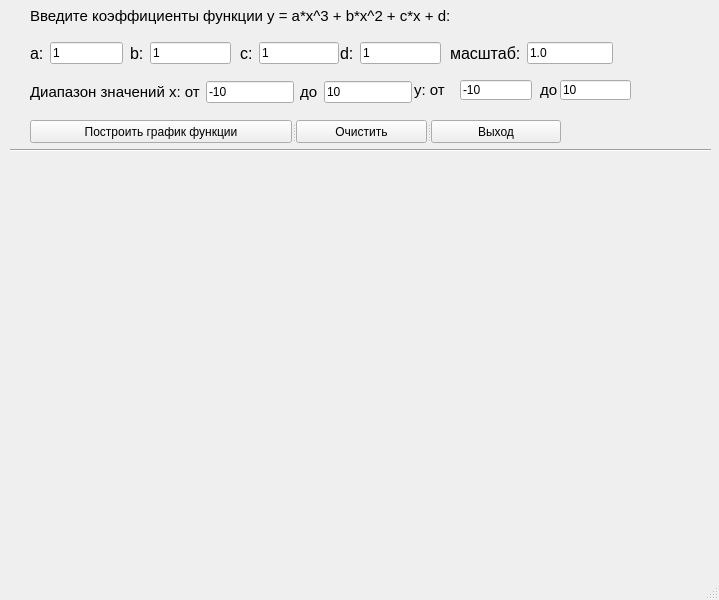
<?xml version="1.0" encoding="UTF-8"?>
<ui version="4.0">
 <class>MainWindow</class>
 <widget class="QMainWindow" name="MainWindow">
  <property name="geometry">
   <rect>
    <x>0</x>
    <y>0</y>
    <width>719</width>
    <height>600</height>
   </rect>
  </property>
  <property name="windowTitle">
   <string>График функции</string>
  </property>
  <widget class="QWidget" name="centralwidget">
   <widget class="QLabel" name="label">
    <property name="geometry">
     <rect>
      <x>30</x>
      <y>0</y>
      <width>581</width>
      <height>31</height>
     </rect>
    </property>
    <property name="font">
     <font>
      <pointsize>11</pointsize>
     </font>
    </property>
    <property name="text">
     <string>Введите коэффициенты функции y = a*x^3 + b*x^2 + c*x + d:</string>
    </property>
   </widget>
   <widget class="QLabel" name="outputGraph">
    <property name="geometry">
     <rect>
      <x>20</x>
      <y>160</y>
      <width>691</width>
      <height>391</height>
     </rect>
    </property>
    <property name="sizePolicy">
     <sizepolicy hsizetype="Maximum" vsizetype="Preferred">
      <horstretch>0</horstretch>
      <verstretch>0</verstretch>
     </sizepolicy>
    </property>
    <property name="autoFillBackground">
     <bool>false</bool>
    </property>
    <property name="alignment">
     <set>Qt::AlignCenter</set>
    </property>
   </widget>
   <widget class="Line" name="line">
    <property name="geometry">
     <rect>
      <x>10</x>
      <y>140</y>
      <width>701</width>
      <height>20</height>
     </rect>
    </property>
    <property name="orientation">
     <enum>Qt::Horizontal</enum>
    </property>
   </widget>
   <widget class="QWidget" name="horizontalLayoutWidget">
    <property name="geometry">
     <rect>
      <x>30</x>
      <y>40</y>
      <width>93</width>
      <height>26</height>
     </rect>
    </property>
    <layout class="QHBoxLayout" name="horizontalLayout">
     <property name="spacing">
      <number>6</number>
     </property>
     <item>
      <widget class="QLabel" name="label_2">
       <property name="font">
        <font>
         <pointsize>12</pointsize>
         <weight>50</weight>
         <bold>false</bold>
        </font>
       </property>
       <property name="text">
        <string>a:</string>
       </property>
      </widget>
     </item>
     <item>
      <widget class="QLineEdit" name="lineEdit">
       <property name="inputMethodHints">
        <set>Qt::ImhNone</set>
       </property>
       <property name="inputMask">
        <string/>
       </property>
       <property name="text">
        <string>1</string>
       </property>
      </widget>
     </item>
    </layout>
   </widget>
   <widget class="QWidget" name="horizontalLayoutWidget_2">
    <property name="geometry">
     <rect>
      <x>130</x>
      <y>40</y>
      <width>101</width>
      <height>26</height>
     </rect>
    </property>
    <layout class="QHBoxLayout" name="horizontalLayout_2">
     <item>
      <widget class="QLabel" name="label_3">
       <property name="font">
        <font>
         <pointsize>12</pointsize>
         <weight>50</weight>
         <bold>false</bold>
        </font>
       </property>
       <property name="text">
        <string>b:</string>
       </property>
      </widget>
     </item>
     <item>
      <spacer name="horizontalSpacer_2">
       <property name="orientation">
        <enum>Qt::Horizontal</enum>
       </property>
       <property name="sizeHint" stdset="0">
        <size>
         <width>28</width>
         <height>20</height>
        </size>
       </property>
      </spacer>
     </item>
     <item>
      <widget class="QLineEdit" name="lineEdit_2">
       <property name="inputMask">
        <string/>
       </property>
       <property name="text">
        <string>1</string>
       </property>
      </widget>
     </item>
    </layout>
   </widget>
   <widget class="QWidget" name="horizontalLayoutWidget_3">
    <property name="geometry">
     <rect>
      <x>240</x>
      <y>40</y>
      <width>99</width>
      <height>26</height>
     </rect>
    </property>
    <layout class="QHBoxLayout" name="horizontalLayout_3">
     <item>
      <widget class="QLabel" name="label_4">
       <property name="font">
        <font>
         <pointsize>12</pointsize>
         <weight>50</weight>
         <bold>false</bold>
        </font>
       </property>
       <property name="text">
        <string>c:</string>
       </property>
      </widget>
     </item>
     <item>
      <spacer name="horizontalSpacer_3">
       <property name="orientation">
        <enum>Qt::Horizontal</enum>
       </property>
       <property name="sizeHint" stdset="0">
        <size>
         <width>28</width>
         <height>20</height>
        </size>
       </property>
      </spacer>
     </item>
     <item>
      <widget class="QLineEdit" name="lineEdit_3">
       <property name="inputMask">
        <string/>
       </property>
       <property name="text">
        <string>1</string>
       </property>
      </widget>
     </item>
    </layout>
   </widget>
   <widget class="QWidget" name="horizontalLayoutWidget_4">
    <property name="geometry">
     <rect>
      <x>340</x>
      <y>40</y>
      <width>101</width>
      <height>26</height>
     </rect>
    </property>
    <layout class="QHBoxLayout" name="horizontalLayout_4">
     <item>
      <widget class="QLabel" name="label_5">
       <property name="font">
        <font>
         <pointsize>12</pointsize>
         <weight>50</weight>
         <bold>false</bold>
        </font>
       </property>
       <property name="text">
        <string>d:</string>
       </property>
      </widget>
     </item>
     <item>
      <spacer name="horizontalSpacer_4">
       <property name="orientation">
        <enum>Qt::Horizontal</enum>
       </property>
       <property name="sizeHint" stdset="0">
        <size>
         <width>28</width>
         <height>20</height>
        </size>
       </property>
      </spacer>
     </item>
     <item>
      <widget class="QLineEdit" name="lineEdit_4">
       <property name="inputMask">
        <string/>
       </property>
       <property name="text">
        <string>1</string>
       </property>
      </widget>
     </item>
    </layout>
   </widget>
   <widget class="QWidget" name="horizontalLayoutWidget_5">
    <property name="geometry">
     <rect>
      <x>450</x>
      <y>40</y>
      <width>163</width>
      <height>26</height>
     </rect>
    </property>
    <layout class="QHBoxLayout" name="horizontalLayout_5">
     <item>
      <widget class="QLabel" name="label_6">
       <property name="font">
        <font>
         <pointsize>12</pointsize>
         <weight>50</weight>
         <bold>false</bold>
        </font>
       </property>
       <property name="text">
        <string>масштаб:</string>
       </property>
      </widget>
     </item>
     <item>
      <widget class="QLineEdit" name="lineEdit_5">
       <property name="inputMask">
        <string>0.0</string>
       </property>
       <property name="text">
        <string>1.0</string>
       </property>
       <property name="cursorPosition">
        <number>3</number>
       </property>
      </widget>
     </item>
    </layout>
   </widget>
   <widget class="QSplitter" name="splitter">
    <property name="geometry">
     <rect>
      <x>30</x>
      <y>120</y>
      <width>531</width>
      <height>23</height>
     </rect>
    </property>
    <property name="orientation">
     <enum>Qt::Horizontal</enum>
    </property>
    <widget class="QPushButton" name="pushButton">
     <property name="text">
      <string>Построить график функции</string>
     </property>
    </widget>
    <widget class="QPushButton" name="pushButton_2">
     <property name="text">
      <string>Очистить</string>
     </property>
    </widget>
    <widget class="QPushButton" name="pushButton_3">
     <property name="text">
      <string>Выход</string>
     </property>
    </widget>
   </widget>
   <widget class="QWidget" name="layoutWidget">
    <property name="geometry">
     <rect>
      <x>30</x>
      <y>80</y>
      <width>382</width>
      <height>24</height>
     </rect>
    </property>
    <layout class="QHBoxLayout" name="horizontalLayout_6">
     <item>
      <widget class="QLabel" name="label_7">
       <property name="font">
        <font>
         <pointsize>11</pointsize>
        </font>
       </property>
       <property name="text">
        <string>Диапазон значений x: от</string>
       </property>
      </widget>
     </item>
     <item>
      <widget class="QLineEdit" name="lineEdit_6">
       <property name="text">
        <string>-10</string>
       </property>
      </widget>
     </item>
     <item>
      <widget class="QLabel" name="label_8">
       <property name="font">
        <font>
         <pointsize>11</pointsize>
        </font>
       </property>
       <property name="text">
        <string>до</string>
       </property>
      </widget>
     </item>
     <item>
      <widget class="QLineEdit" name="lineEdit_7">
       <property name="text">
        <string>10</string>
       </property>
      </widget>
     </item>
    </layout>
   </widget>
   <widget class="QLineEdit" name="lineEdit_8">
    <property name="geometry">
     <rect>
      <x>460</x>
      <y>80</y>
      <width>72</width>
      <height>20</height>
     </rect>
    </property>
    <property name="text">
     <string>-10</string>
    </property>
   </widget>
   <widget class="QLineEdit" name="lineEdit_9">
    <property name="geometry">
     <rect>
      <x>560</x>
      <y>80</y>
      <width>71</width>
      <height>20</height>
     </rect>
    </property>
    <property name="text">
     <string>10</string>
    </property>
   </widget>
   <widget class="QLabel" name="label_10">
    <property name="geometry">
     <rect>
      <x>410</x>
      <y>80</y>
      <width>51</width>
      <height>20</height>
     </rect>
    </property>
    <property name="font">
     <font>
      <pointsize>11</pointsize>
     </font>
    </property>
    <property name="text">
     <string> y: от</string>
    </property>
   </widget>
   <widget class="QLabel" name="label_11">
    <property name="geometry">
     <rect>
      <x>540</x>
      <y>80</y>
      <width>31</width>
      <height>20</height>
     </rect>
    </property>
    <property name="font">
     <font>
      <pointsize>11</pointsize>
     </font>
    </property>
    <property name="text">
     <string>до</string>
    </property>
   </widget>
  </widget>
  <widget class="QMenuBar" name="menubar">
   <property name="geometry">
    <rect>
     <x>0</x>
     <y>0</y>
     <width>719</width>
     <height>26</height>
    </rect>
   </property>
  </widget>
  <widget class="QStatusBar" name="statusbar"/>
 </widget>
 <resources/>
 <connections/>
</ui>
